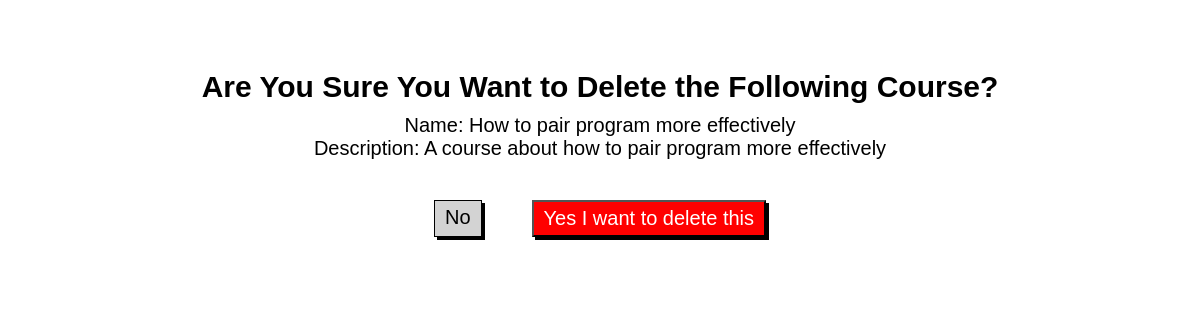
The page /courses/6 on the database its author committed.
### courses_app/models.py (models this page shows, shortened)
class Courses(models.Model):
    name = models.CharField(max_length=255)
    description = models.TextField()
    created_at = models.DateTimeField(auto_now_add=True)
    updated_at = models.DateTimeField(auto_now=True)
    objects = CoursesManager()

### courses_app/views.py (the view)
# urls.py: path('courses/<int:course_id>', views.view_course), #GET request to display a specific object's info
def view_course(request, course_id): #GET REQUEST
    this_course = Courses.objects.get(id = course_id)
    context = {
    "a_course": this_course
    }
    return render(request, "view_course.html", context)

### courses_app/templates/view_course.html (shortened to what this page needs)
<!DOCTYPE html>
<html lang="en-US">
<head>
    {% load static %}
    <link rel="stylesheet" href="{% static 'style.css' %}">
</head>
<body>
    <div id="delete">
        <h1>Are You Sure You Want to Delete the Following Course?</h1>
        <p>Name: {{a_course.name}}</p>
        <p>Description: {{a_course.description}}</p>
        <div id="confirm">
            <a role="button" href="/">No</a>
            <form action="/courses/{{a_course.id}}/destroy" method="POST">
                    <button type="submit">Yes I want to delete this</button>
            </form>
        </div>
    </div>
</body>
</html>

### courses_app/static/style.css (style rules this page uses)
* { margin:0; padding:0; }
html { font-size:10px; font-family:'Lucida Sans', 'Lucida Sans Regular', 'Lucida Grande', 'Lucida Sans Unicode', Geneva, Verdana, sans-serif; }
h1 { font-size: 3rem; padding-top:3rem; padding-bottom: 1rem; }
form, p { font-size:2rem; }
button, a { font-size:2rem; padding:.5rem 1rem; }
#delete { text-align: center; padding-top:4rem; }
#confirm { display: flex; justify-content: center; padding-top:4rem; }
#confirm > a { padding:.5rem 1rem; border:.1rem solid black; background-color: lightgray; margin-right: 5rem; text-decoration: none; color:black; box-shadow: .3rem .3rem black; }
#confirm button { background-color:red; color:white; box-shadow: .3rem .3rem black; }

### rows shown on the page
Courses: name "How to pair program more effectively", description "A course about how to pair program more effectively"
